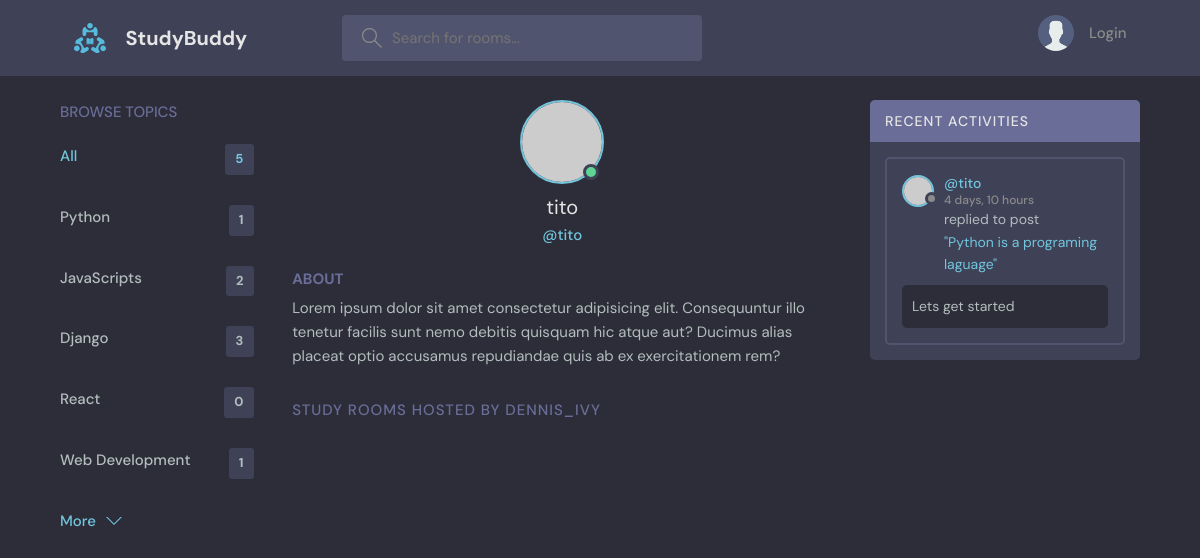
Page /profile/6/ on the earlier database version.
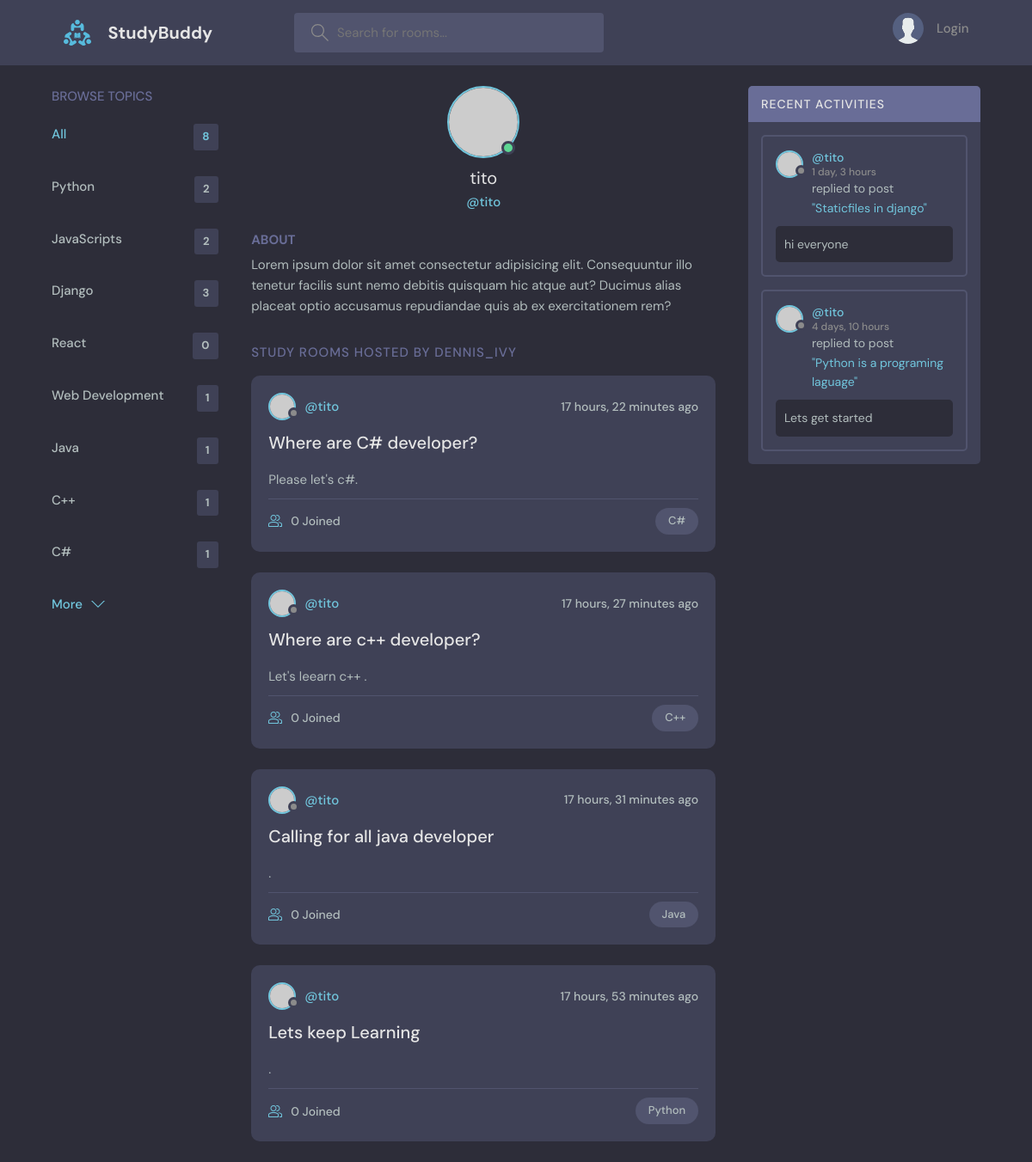
Same page on the later database version.
### base/models.py (models this page shows, shortened)
class Topic(models.Model):
    name=models.CharField(max_length=200)

class Message(models.Model):
    user=models.ForeignKey(User, on_delete=models.CASCADE)
    room= models.ForeignKey(Room, on_delete=models.CASCADE)
    body= models.TextField()
    updated=models.DateTimeField(auto_now=True)
    created= models.DateTimeField(auto_now_add=True)
    class Meta:
        ordering = ['-updated', '-created']

class Room(models.Model):
    host = models.ForeignKey(User, on_delete=models.SET_NULL, null=True)
    topic = models.ForeignKey(Topic, on_delete=models.SET_NULL, null=True)
    name=models.CharField(max_length=200)
    description=models.TextField(null=True, blank=True)
    participants=models.ManyToManyField(User, related_name='participants', blank=True)
    updated=models.DateTimeField(auto_now=True)
    created= models.DateTimeField(auto_now_add=True)
    class Meta:
        ordering = ['-updated', '-created']
    def __str__(self):
        return self.name

### base/views.py (the view)
# urls.py: path('profile/<str:pk>/', views.userProfile, name='profile'),
def userProfile(request, pk):
    user=User.objects.get(id=pk)
    topics=Topic.objects.all()
    rooms=user.room_set.all()
    room_messages=user.message_set.all()
    context={'user': user, 'topics': topics, 'room_messages': room_messages, 'rooms': rooms}
    return render(request, 'base/profile.html', context)

### base/templates/base/profile.html (shortened to what this page needs)
{% extends 'main.html' %}
  {% block content %}
  <main class="profile-page layout layout--3">
    <div class="container">
      {% include 'base/topics_component.html' %}
      <div class="roomList">
        <div class="profile">
          <div class="profile__avatar">
            <div class="avatar avatar--large active">
              <img src="https://randomuser.me/api/portraits/men/11.jpg" />
            </div>
          </div>
          <div class="profile__info">
            <h3>{{user.username}}</h3>
            <p>@{{user.username}}</p>
          </div>
          <div class="profile__about">
            <h3>About</h3>
            <p>
              Lorem ipsum dolor sit amet consectetur adipisicing elit. Consequuntur illo tenetur
              facilis sunt nemo debitis quisquam hic atque aut? Ducimus alias placeat optio
              accusamus repudiandae quis ab ex exercitationem rem?
            </p>
          </div>
        </div>
        <div class="roomList__header">
          <div>
            <h2>Study Rooms Hosted by dennis_ivy</a>
            </h2>
          </div>
        </div>
        {% include 'base/feed_component.html' %}
      </div>
      {% include 'base/activity_component.html' %}
    </div>
  </main>
  {% endblock content %}

### templates/main.html (shortened to what this page needs)
<!DOCTYPE html>
{% load static%}
<html lang="en">
  <head>
    <link rel="stylesheet" href="{% static  'styles/style.css' %}" />
  </head>
  <body>
    {% include 'navbar.html' %}
    {% block content %}
    {% endblock %}
  </body>
</html>

### templates/navbar.html (shortened to what this page needs)
{% load static %}
<header class="header header--loggedIn">
    <div class="container">
      <a href="{% url 'home' %}" class="header__logo">
        <img src="{% static 'images/logo.svg' %}" />
        <h1>StudyBuddy</h1>
      </a>
      <form class="header__search" method="GET">
        <label>
          <input placeholder="Search for rooms..." name="q" action="{% url 'home' %}" />
        </label>
      </form>
      <nav class="header__menu">
        {% if request.user.is_authenticated %}
        <div class="header__user">
          <a href="{% url 'profile' user.id %}">
            <div class="avatar avatar--medium active">
              <img src="https://randomuser.me/api/portraits/men/37.jpg" />
            </div>
            <p>{{request.user.username}} <span>@{{request.user.username}}</span></p>
          </a>
          <button class="dropdown-button">
            <svg version="1.1" xmlns="http://www.w3.org/2000/svg" width="32" height="32" viewBox="0 0 32 32">
              <title>chevron-down</title>
              <path d="M16 21l-13-13h-3l16 16 16-16h-3l-13 13z"></path>
            </svg>
          </button>
        </div>
        {% else %}
        <a href="{% url 'login' %}">
          <img src="{% static 'images/avatar.svg' %}" />
          <p>Login</p>
        </a>
        {% endif %}
      </nav>
    </div>
  </header>

### base/templates/base/topics_component.html
<div class="topics">
        <div class="topics__header">
          <h2>Browse Topics</h2>
        </div>
        <ul class="topics__list">
          <li>
            <a href="{% url 'home' %}" class="active">All<span>{{topics.count}}</span></a>
          </li>
          {% for topic in topics %}
          <li>
            <a href="{% url 'home' %}?q={{topic.name}}">{{topic.name}}<span>{{topic.room_set.all.count}}</span></a>
          </li>
          {% endfor %}
        </ul>
        <a class="btn btn--link" href="{% url 'topic' %}">
          More
          <svg version="1.1" xmlns="http://www.w3.org/2000/svg" width="32" height="32" viewBox="0 0 32 32">
            <title>chevron-down</title>
            <path d="M16 21l-13-13h-3l16 16 16-16h-3l-13 13z"></path>
          </svg>
        </a>
      </div>

### base/templates/base/feed_component.html (shortened to what this page needs)
{% for room in rooms %}
<div class="roomListRoom">
  <div class="roomListRoom__header">
    <a href="{% url 'profile' room.host.id %}" class="roomListRoom__author">
      <div class="avatar avatar--small">
        <img src="https://randomuser.me/api/portraits/women/11.jpg" />
      </div>
      <span>@{{room.host}}</span>
    </a>
    <div class="roomListRoom__actions">
      <span>{{room.created|timesince}} ago</span>
    </div>
  </div>
  <div class="roomListRoom__content">
    <a href="{% url 'room' room.id %}">{{room.name}}</a>
    <p>
      {{room.description}}.
    </p>
  </div>
  <div class="roomListRoom__meta">
    <a href="{% url 'room' room.id %}" class="roomListRoom__joined">
      {{room.participants.count}} Joined
    </a>
    <p class="roomListRoom__topic">{{room.topic.name}}</p>
  </div>
</div>
{% endfor %}

### base/templates/base/activity_component.html (shortened to what this page needs)
<div class="activities">
    <div class="activities__header">
      <h2>Recent Activities</h2>
    </div>
    {% for message in room_messages %}
    <div class="activities__box">
      <div class="activities__boxHeader roomListRoom__header">
        <a href="{% url 'profile' message.user.id %}" class="roomListRoom__author">
          <div class="avatar avatar--small">
            <img src="https://randomuser.me/api/portraits/women/11.jpg" />
          </div>
          <p>
            @{{message.user}}
            <span>{{message.created|timesince}}</span>
          </p>
        </a>
      </div>
      <div class="activities__boxContent">
        <p>replied to post<a href="{% url 'room' message.room.id %}">"{{message.room}}"</a></p>
        <div class="activities__boxRoomContent">
          {{message.body}}
        </div>
      </div>
    </div>
    {% endfor %}
  </div>

Differences in the rows shown:
computed for Topic "Python": room_set.all.count "1" → "2"
added Topic: name "Java", room_set.all.count "1"
added Topic: name "C++", room_set.all.count "1"
added Topic: name "C#", room_set.all.count "1"
added Room: host "tito", created "17 hours, 22 minutes", name "Where are C# developer?", description "Please let's c#", participants.count "0", topic.name "C#"
added Room: host "tito", created "17 hours, 27 minutes", name "Where are c++ developer?", description "Let's leearn c++", participants.count "0", topic.name "C++"
added Room: host "tito", created "17 hours, 31 minutes", name "Calling for all java developer", participants.count "0", topic.name "Java"
added Room: host "tito", created "17 hours, 53 minutes", name "Lets keep Learning", participants.count "0", topic.name "Python"
added Message: user "tito", created "1 day, 3 hours", room "Staticfiles in django", body "hi everyone"
Other differences:
{{ topics.count }}: "5" → "8"
